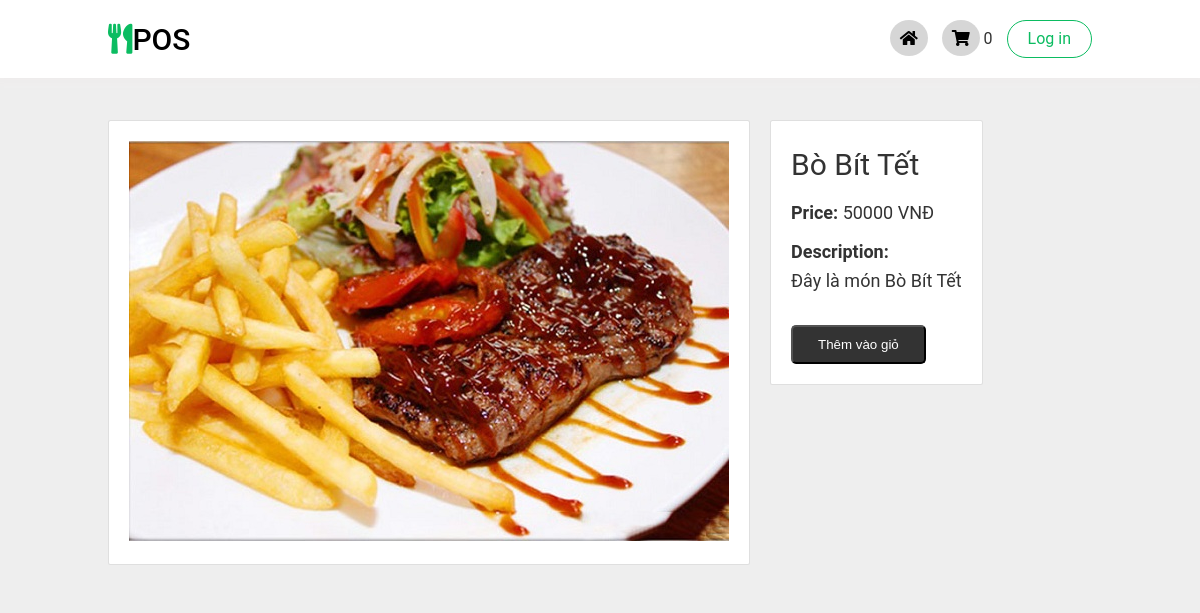
/index.php?controller=Dish&Id=1, run on the app's committed database.
### tables this page shows
CREATE TABLE DISH (
    IDDISH INT PRIMARY KEY AUTO_INCREMENT,
    DISHNAME VARCHAR(100),
    PRICE INT,
    DESCRIP VARCHAR(200),
	TYPEDISH VARCHAR(50),
    PICTURE VARCHAR(200)
);

### Core/Controller.php (called while the page is built, shortened)
<?php
class Controller{
    public function callview($view,$data = []){
        require_once "./Views/".$view.".php";
    }
}
?>

### Controllers/DishController.php (called while the page is built, shortened)
<?php
class DishController extends Controller{
    public function show(){
        $dish = $this->callmodel("DishDB");
        $dish = $dish->getDish($_GET['Id']);
        $this->callview("Home",["page"=>"Dish","dish"=>$dish]);
    }
}
?>

### index.php (called while the page is built, shortened)
<?php
    require "./Core/Controller.php";
    require "./Core/DB.php";
    $actionName = $_REQUEST['action']??'show';
    $controller = new $controllerName;
    $controller->$actionName();

### Core/DB.php (called while the page is built, shortened)
<?php
class DB{
    public $servername ="localhost";
    public $username="root";
    public $password="phamvannhan";
    function __construct(){
        $this->connect = mysqli_connect($this->servername,$this->username,$this->password);
    }
}
?>

### Models/DishDB.php (called while the page is built, shortened)
<?php
class DishDB extends DB{
    function getDish($id){
        $array = "SELECT * FROM DISH where IDDISH =".$id.";";
        $result = $this->connect->query($array);
        $result = $result->fetch_array(MYSQLI_ASSOC);
        return $result;
    }
}
?>

### Views/Page/Dish.php (the view, shortened to what this page needs)
<section class="dish">
        <div class="container">
            <div class="image">
            <img class="imgs" src="./public/img/dish/<?= $data["dish"]['PICTURE'] ?>">
            </div>
            <div class="info">
                <h3><?= $data["dish"]['DISHNAME'];?></h3>
                <p class="field"><span class="title">Price:</span> <?= $data["dish"]['PRICE'];?> VNĐ </p>
                <p class="field"><span class="title">Description:</span> <br>
                <?= $data["dish"]['DESCRIP'];?>
                 </p>
            <?php if(!empty($_SESSION["idmanager"])) { ?>
            <div class="field quantity">
                    <!-- <span class="title">Quantity:</span>
                    <span class="icon">-</span>
                    <input type="number" value="1">
                    <span class="icon">+</span> -->
                    <form action="index.php?controller=manage&action=editDish&Id=<?= $data["dish"]["IDDISH"];?>" method="POST">
                    <button class="btn">Sửa</button>
                </form>
                <a href="index.php?controller=Dish&action=removeDish&Id=<?= $data["dish"]["IDDISH"];?>" class="btn">Xóa</a>
            </div>
            <?php } else {?>
            <button class="btn" name="<?= $data["dish"]['IDDISH']?>" onclick="Addtocart(name)">Thêm vào giỏ</button>
            <?php } ?>
        </div>
    </div>
</section>

### public/css/style.css (style rules this page uses)
*, *::before, *::after { box-sizing: border-box; }
html, body, div, span, applet, object, iframe, h1, h2, h3, h4, h5, h6, p, blockquote, pre, a, abbr, acronym, address, big, cite, code, del, dfn, em, img, ins, kbd, q, s, samp, small, strike, strong, sub, sup, tt, var, b, u, i, center, dl, dt, dd, ol, ul, li, fieldset, form, label, legend, table, caption, tbody, tfoot, thead, tr, th, td, article, aside, canvas, details, embed, figure, figcaption, footer, header, hgroup, menu, nav, output, ruby, section, summary, time, mark, audio, video { margin: 0; padding: 0; border: 0; font-size: 100%; font: inherit; vertical-align: baseline; }
article, aside, details, figcaption, figure, footer, header, hgroup, menu, nav, section { display: block; }
body { line-height: 1; }
html { font-size: 62.5%; overflow-x: hidden; scroll-padding-top: 5.5rem; scroll-behavior: smooth; }
body { font-size: 1.6rem; font-family: "Roboto", sans-serif; font-weight: 400; color: #333; background-color:#eee; }
section { padding: 2rem 9%; }
.btn { display: inline-block; padding: 1rem 2.5rem; color: #fff; background-color: #333; border-radius: 0.5rem; font-weight: 500; transition: all 0.5s; cursor: pointer; }
.dish { padding-top: 12rem; font-size: 1.8rem; background-color: #fff; }
.dish .container { display: flex; align-items: flex-start; gap: 2rem; position: relative; z-index: 100; }
.dish .image { text-align: center; padding: 2rem; background-clip: border-box; border: 1px solid rgba(0, 0, 0, 0.125); border-radius: 0.25rem; background-color: #fff; }
.dish .info { padding: 2rem; border: 1px solid #000; border-radius: 5px; line-height: 1.6; background-clip: border-box; border: 1px solid rgba(0, 0, 0, 0.125); border-radius: 0.25rem; background-color: #fff; }
.dish .info h3 { font-size: 3rem; font-weight: 400; }
.dish .info span.title { font-weight: 700; }
.dish .info .field { margin-top: 1rem; margin-bottom: 1rem; }
.dish .info .btn { margin-top: 2rem; }

### data on the page
dish: PICTURE (picture), DISHNAME "Bò Bít Tết", PRICE "50000", DESCRIP "Đây là món Bò Bít Tết"
